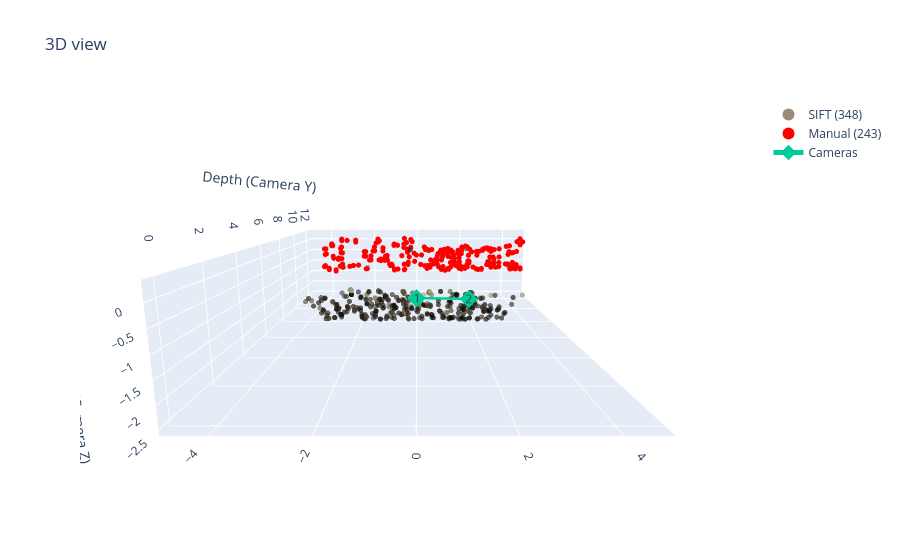

The code cell stored with this chart in its notebook:
### Code cell
import os
import sys
import numpy as np
import cv2
import plotly.graph_objects as go

SHOW_CAMERAS = True

IMG1_PATH = "object/img1.JPG"
CALIB_PATH = "camera_calib.npz"
E_RES_PATH = "outputs/E_results.npz"

OUT_DIR = "outputs"
os.makedirs(OUT_DIR, exist_ok=True)

HTML_OUT_PATH = os.path.join(OUT_DIR, "3d_view.html")

img1 = cv2.imread(IMG1_PATH)
assert img1 is not None, "Error loading img1."
img1_rgb = cv2.cvtColor(img1, cv2.COLOR_BGR2RGB)

cal = np.load(CALIB_PATH)
K = cal["K"].astype(np.float64)
dist = cal["dist"].astype(np.float64)

img1_u = cv2.undistort(img1, K, dist)
img1_u_rgb = cv2.cvtColor(img1_u, cv2.COLOR_BGR2RGB)

res = np.load(E_RES_PATH, allow_pickle=True)

if "E_8" not in res:
    raise RuntimeError("E_8 not found in E_results.npz: regenerate step 2, saving E_8.")
E = res["E_8"].astype(np.float64)

if "mask_8" not in res:
    raise RuntimeError(
        "mask_8 is not present in E_results.npz.\n"
        "Regenerate E_results.npz using step 2 that saves mask_8."
    )
mask_in = res["mask_8"].astype(bool)
print("E_8 + mask_8 used (no fallback to OpenCV)")

if "pts1_px" not in res or "pts1_norm" not in res or "pts2_norm" not in res:
    raise RuntimeError(
        "The file E_results.npz is missing pts1_px / pts1_norm / pts2_norm.\n"
        "Make sure that step 2 saves these arrays."
    )

pts1_px = res["pts1_px"].astype(np.float64)
pts1_norm = res["pts1_norm"].astype(np.float64)
pts2_norm = res["pts2_norm"].astype(np.float64)

src_is_manual = res["src_is_manual"].astype(bool) if "src_is_manual" in res else np.zeros(len(pts1_px), dtype=bool)

pts1_n = pts1_norm[mask_in].reshape(-1, 1, 2)
pts2_n = pts2_norm[mask_in].reshape(-1, 1, 2)
pts1_p = pts1_px[mask_in]
is_manual = src_is_manual[mask_in]

retval, R, t, mask_pose = cv2.recoverPose(E, pts1_n, pts2_n, np.eye(3))
mask_pose = mask_pose.ravel().astype(bool)

print("Computing pose-consistency metrics from (R, t) and cheirality...")

N_in = len(pts1_n)
N_pose = int(np.sum(mask_pose))

cos_theta = (np.trace(R) - 1.0) / 2.0
cos_theta = np.clip(cos_theta, -1.0, 1.0)
theta_deg = float(np.degrees(np.arccos(cos_theta)))

t_vec = t.reshape(3)
t_dir = t_vec / (np.linalg.norm(t_vec) + 1e-12)
abs_t = np.abs(t_dir)
angle_to_x = float(np.degrees(np.arccos(np.clip(abs_t[0], -1.0, 1.0))))

print("=== Pose consistency (recoverPose) ===")
print(f"Input inliers to recoverPose: {N_in}")
print(f"Pose-consistent inliers: {N_pose} ({100.0*N_pose/N_in:.1f}%)")
print(f"recoverPose retval (cheirality count): {int(retval)}")
print(f"Rotation angle (deg): {theta_deg:.3f}")
print(f"t direction (unit): {t_dir}")
print(f"|t| components: {abs_t}")
print(f"Angle to x-axis (deg): {angle_to_x:.3f}")

pts1_final_n = pts1_n[mask_pose].reshape(-1, 2)
pts2_final_n = pts2_n[mask_pose].reshape(-1, 2)
pts1_final_px = pts1_p[mask_pose].astype(np.int32)
is_manual_final = is_manual[mask_pose]

P1 = np.hstack([np.eye(3), np.zeros((3, 1))])
P2 = np.hstack([R, t])

X_h = cv2.triangulatePoints(P1, P2, pts1_final_n.T, pts2_final_n.T)
X = (X_h[:3, :] / (X_h[3, :] + 1e-12)).T

pts1_final_u_px = cv2.undistortPoints(
    pts1_final_px.reshape(-1, 1, 2).astype(np.float64),
    K, dist, P=K
).reshape(-1, 2)
pts1_final_u_px = np.rint(pts1_final_u_px).astype(np.int32)

colors_rgb = []
h0, w0 = img1_rgb.shape[:2]
h1, w1 = img1_u_rgb.shape[:2]
for i, pt in enumerate(pts1_final_px):
    if is_manual_final[i]:
        u, v = int(pt[0]), int(pt[1])
        v = int(np.clip(v, 0, h0 - 1))
        u = int(np.clip(u, 0, w0 - 1))
        c = img1_rgb[v, u] / 255.0
    else:
        u, v = int(pts1_final_u_px[i, 0]), int(pts1_final_u_px[i, 1])
        v = int(np.clip(v, 0, h1 - 1))
        u = int(np.clip(u, 0, w1 - 1))
        c = img1_u_rgb[v, u] / 255.0
    colors_rgb.append(c)
colors_rgb = np.asarray(colors_rgb, dtype=np.float64)

X2 = (R @ X.T + t).T
mask_cheir = (X[:, 2] > 0) & (X2[:, 2] > 0)

dists_all = np.linalg.norm(X, axis=1)
th = np.quantile(dists_all[mask_cheir], 0.9) if np.sum(mask_cheir) > 0 else np.inf
mask_dist = dists_all < th

mask_keep = mask_cheir & mask_dist

print("Computing triangulation consistency statistics (cheirality and distance filtering)...")

N_tr = len(mask_cheir)
N_cheir = int(np.sum(mask_cheir))
N_keep = int(np.sum(mask_keep))

print("=== Triangulation consistency ===")
print(f"Triangulated points (pose-consistent): {N_tr}")
print(f"Cheirality-positive (Z1>0 & Z2>0): {N_cheir} ({100.0*N_cheir/max(N_tr,1):.1f}%)")
print(f"Distance threshold (q0.9): {th:.6g}")
print(f"Kept after cheirality+dist: {N_keep} ({100.0*N_keep/max(N_tr,1):.1f}%)")

X = X[mask_keep]
colors_rgb = colors_rgb[mask_keep]
is_manual_final = is_manual_final[mask_keep]

n_sift = int(np.sum(~is_manual_final))
n_manual = int(np.sum(is_manual_final))
print(f"Reconstructed points: {len(X)} (SIFT={n_sift}, MANUAL={n_manual})")

def transform_to_plot(pts):
    x_p = pts[:, 0]
    y_p = pts[:, 2]
    z_p = -pts[:, 1]
    return x_p, y_p, z_p

def camera_center_from_Rt(R, t):
    return (-R.T @ t).reshape(3)

def rgb_str(c):
    r, g, b = (np.clip(c, 0, 1) * 255).astype(int)
    return f"rgb({r},{g},{b})"

sift_mask = ~is_manual_final
manual_mask = is_manual_final

data = []

if np.sum(sift_mask) > 0:
    xs, ys, zs = transform_to_plot(X[sift_mask])
    cols = [rgb_str(c) for c in colors_rgb[sift_mask]]
    data.append(go.Scatter3d(
        x=xs, y=ys, z=zs,
        mode="markers",
        name=f"SIFT ({n_sift})",
        marker=dict(size=3, color=cols, opacity=0.65)
    ))

if np.sum(manual_mask) > 0:
    xm, ym, zm = transform_to_plot(X[manual_mask])
    data.append(go.Scatter3d(
        x=xm, y=ym, z=zm,
        mode="markers",
        name=f"Manual ({n_manual})",
        marker=dict(size=3, color="red", opacity=1.0)
    ))

if SHOW_CAMERAS:
    C1 = np.zeros(3)
    C2 = camera_center_from_Rt(R, t)
    C_plot = np.vstack([C1, C2])
    xc, yc, zc = transform_to_plot(C_plot)

    data.append(go.Scatter3d(
        x=xc, y=yc, z=zc,
        mode="markers+lines+text",
        text=["1", "2"],
        textposition="middle center",
        name="Cameras",
        marker=dict(size=6, symbol="diamond"),
        line=dict(width=5)
    ))

fig = go.Figure(data=data)

fig.update_layout(
    title="3D view",
    scene=dict(
        xaxis_title="X (Left-Right)",
        yaxis_title="Depth (Camera Y)",
        zaxis_title="Height (Camera Z)",
        aspectmode="data"
    ),
    legend=dict(itemsizing="constant")
)

fig.update_layout(
    scene_camera=dict(
        eye=dict(x=0.0, y=-2, z=0.4),
        center=dict(x=0.0, y=0.0, z=0.0),
        up=dict(x=0.0, y=0.0, z=0.4),
    )
)

fig.write_html(HTML_OUT_PATH, include_plotlyjs="cdn")
print(f"Saved HTML to: {HTML_OUT_PATH}")

fig.show()

### Figure 1 — Plotly figure (JSON) as saved in the notebook; plotly's stock layout.template omitted (floating-point values rounded to 4 significant figures; data arrays with more than 128 entries replaced by an {"elided": "..."} marker saying what was removed)
{"data": [{"marker": {"color": {"elided": "348 str values"}, "opacity": 0.65, "size": 3}, "mode": "markers", "name": "SIFT (348)", "type": "scatter3d", "x": {"elided": "348 float values"}, "y": {"elided": "348 float values"}, "z": {"elided": "348 float values"}}, {"marker": {"color": "red", "opacity": 1, "size": 3}, "mode": "markers", "name": "Manual (243)", "type": "scatter3d", "x": {"elided": "243 float values"}, "y": {"elided": "243 float values"}, "z": {"elided": "243 float values"}}, {"line": {"width": 5}, "marker": {"size": 6, "symbol": "diamond"}, "mode": "markers+lines+text", "name": "Cameras", "text": ["1", "2"], "textposition": "middle center", "type": "scatter3d", "x": [0.0, 0.9992], "y": [0.0, 0.03406], "z": [-0.0, -0.0223]}], "layout": {"legend": {"itemsizing": "constant"}, "scene": {"aspectmode": "data", "camera": {"center": {"x": 0, "y": 0, "z": 0}, "eye": {"x": 0, "y": -2, "z": 0.4}, "up": {"x": 0, "y": 0, "z": 0.4}}, "xaxis": {"title": {"text": "X (Left-Right)"}}, "yaxis": {"title": {"text": "Depth (Camera Y)"}}, "zaxis": {"title": {"text": "Height (Camera Z)"}}}, "title": {"text": "3D view"}}}
